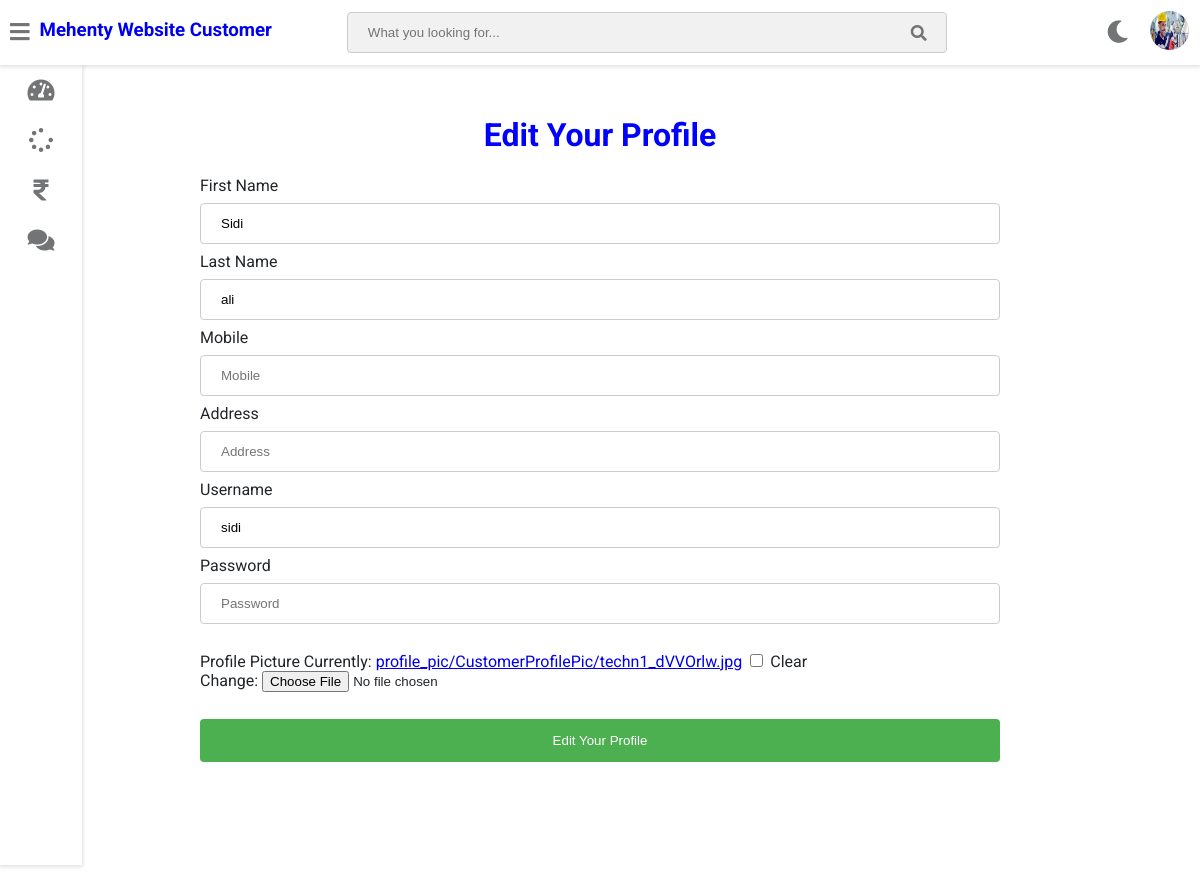
The page /edit-customer-profile (signed in) on the database as committed earlier.
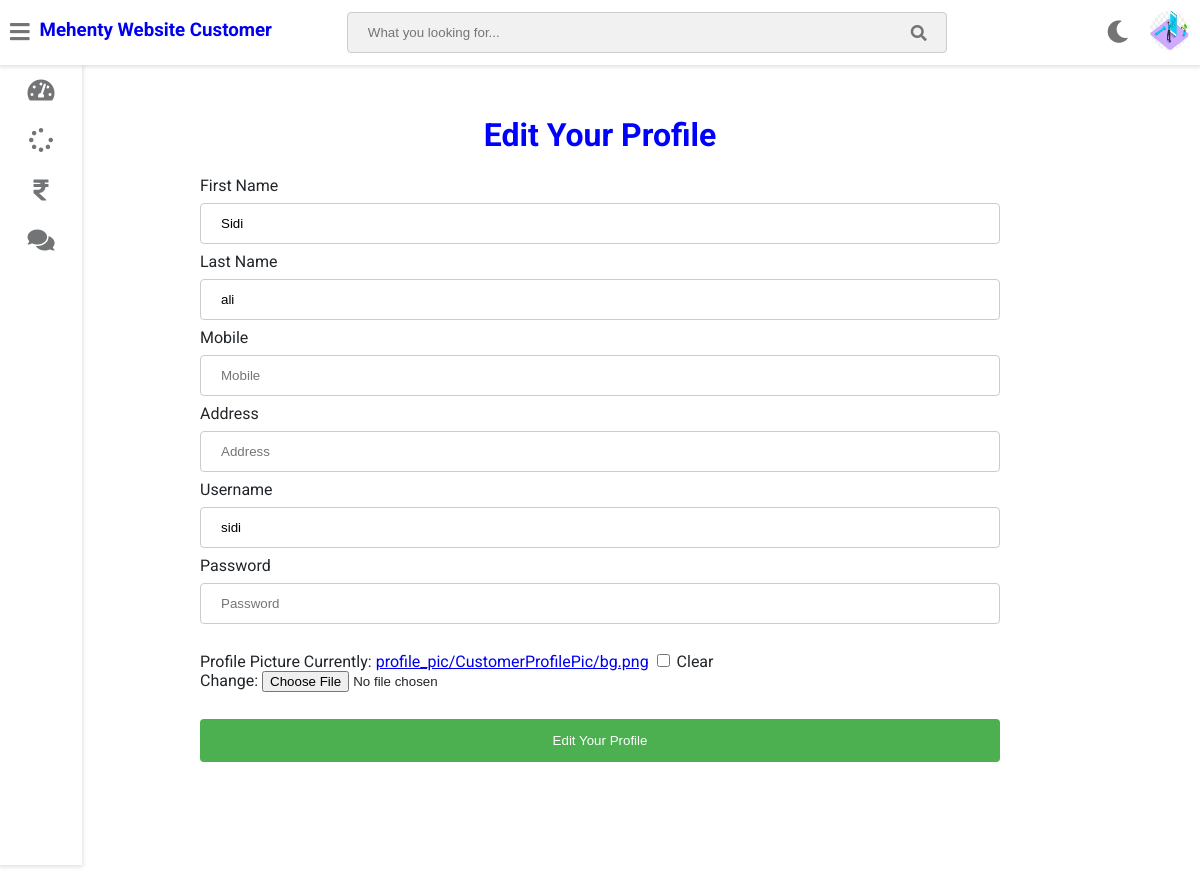
The same page on the database as committed later.
### service/models.py (models this page shows, shortened)
class Customer(models.Model):
    user=models.OneToOneField(User,on_delete=models.CASCADE)
    profile_pic= models.ImageField(upload_to='profile_pic/CustomerProfilePic/',null=True,blank=True)
    address = models.CharField(max_length=40)
    mobile = models.CharField(max_length=20,null=False)

### service/views.py (the view, shortened to what this page needs)
# urls.py: path('edit-customer-profile', views.edit_customer_profile_view,name='edit-customer-profile'),
@login_required(login_url='customerlogin')
@user_passes_test(is_customer)
def edit_customer_profile_view(request):
    customer=models.Customer.objects.get(user_id=request.user.id)
    user=models.User.objects.get(id=customer.user_id)
    userForm=forms.CustomerUserForm(instance=user)
    customerForm=forms.CustomerForm(request.FILES,instance=customer)
    mydict={'userForm':userForm,'customerForm':customerForm,'customer':customer}
    return render(request,'service/edit_customer_profile.html',context=mydict)

### service/forms.py
class CustomerUserForm(forms.ModelForm):
    class Meta:
        model=User
        fields=['first_name','last_name','username','password']
        widgets = {
        'password': forms.PasswordInput()
        }

class CustomerForm(forms.ModelForm):
    class Meta:
        model=models.Customer
        fields=['address','mobile','profile_pic']

### service/views.py (called while the page is built)
def is_customer(user):
    return user.groups.filter(name='CUSTOMER').exists()

### templates/service/edit_customer_profile.html (shortened to what this page needs)
{% extends 'service/customerbase.html' %}
{% load widget_tweaks %}
{% block content %}
<head>
</head>
<br><br><br><br><br>
<h1 style="text-align:center;color:blue;">Edit Your Profile</h1>
<div>
  <form method="post"  enctype="multipart/form-data" style="margin-left:200px;margin-right:200px;">
        <label for="first_name">First Name</label>
        {% render_field userForm.first_name class="form-control" placeholder="First Name" %}
        <label for="last_name">Last Name</label>
        {% render_field userForm.last_name class="form-control" placeholder="Last Name" %}
          <label for="mobile">Mobile</label>
          {% render_field customerForm.mobile class="form-control" placeholder="Mobile" %}
            <label for="address">Address</label>
          {% render_field customerForm.address class="form-control" placeholder="Address" %}
        <label for="username">Username</label>
        {% render_field userForm.username class="form-control" placeholder="Username" %}
          <label for="password">Password</label>
        {% render_field userForm.password class="form-control" placeholder="Password" %} <br><br>
        <label for="profile_pic">Profile Picture</label>
          {% render_field customerForm.profile_pic class="form-control" placeholder="Profile Picture" %}
<br><br>
    <input type="submit" value="Edit Your Profile">
  </form>
</div>
<br><br><br><br><br><br><br><br><br><br><br><br><br><br><br>
{% endblock content %}

### templates/service/customerbase.html (shortened to what this page needs)
<!DOCTYPE html>
{% load static %}
<html>
<head>
	<link rel="stylesheet" type="text/css" href="https://cdnjs.cloudflare.com/ajax/libs/Chart.js/2.9.3/Chart.min.css">
	<link rel="stylesheet" type="text/css" href="{% static "fontawesome-free/css/all.min.css" %}">
	<link rel="stylesheet" type="text/css" href="{% static "style.css" %}">
</head>
<body class="overlay-scrollbar">
	<div class="navbar">
		<ul class="navbar-nav">
			<li class="nav-item">
				<a class="nav-link">
					<i class="fas fa-bars" onclick="collapseSidebar()"></i>
				</a>
			</li>
			<li class="nav-item">
			<a style="text-decoration:none;"href="/customer-dashboard"><h3>Mehenty Website Customer</h3></a>
			</li>
		</ul>
		<form class="navbar-search">
			<input type="text" name="Search" class="navbar-search-input" placeholder="What you looking for...">
			<i class="fas fa-search"></i>
		</form>
		<ul class="navbar-nav nav-right">
			<li class="nav-item mode">
				<a class="nav-link" href="#" onclick="switchTheme()">
					<i class="fas fa-moon dark-icon"></i>
				</a>
			</li>
			<li class="nav-item avt-wrapper">
				<div class="avt dropdown">
					<img src="{{  customer.profile_pic.url }} " alt="User image" class="dropdown-toggle" data-toggle="user-menu">
				</div>
			</li>
		</ul>
	</div>
	<div class="sidebar">
		<ul class="sidebar-nav">
			<li class="sidebar-nav-item">
				<a href="/customer-dashboard" class="sidebar-nav-link">
					<div>
						<i class="fas fa-tachometer-alt"></i>
					</div>
				</a>
			</li>
			<li  class="sidebar-nav-item">
				<a href="/customer-request" class="sidebar-nav-link">
					<div>
						<i class="fas fa-spinner"></i>
					</div>
				</a>
			</li>
			<li  class="sidebar-nav-item">
				<a href="/customer-invoice" class="sidebar-nav-link">
					<div>
						<i class="fas fa-rupee-sign"></i>
					</div>
				</a>
			</li>
			<li  class="sidebar-nav-item">
				<a href="/customer-feedback" class="sidebar-nav-link">
					<div>
					<i class="fas fa-comments"></i>
					</div>
				</a>
			</li>
		</ul>
	</div>
<div>
	<div class="content">
		{% block content %}
		{% endblock content %}
	</div>
</div>
</body>
</html>

Rows that differ between the two databases and show on the page:
changed Customer: profile_pic: a different picture
Other text that changed with them:
text no longer shown: "Currently: profile_pic/CustomerProfilePic/techn1_dVVOrlw.jpg Clear Change:"
text now shown: "Currently: profile_pic/CustomerProfilePic/bg.png Clear Change:"
